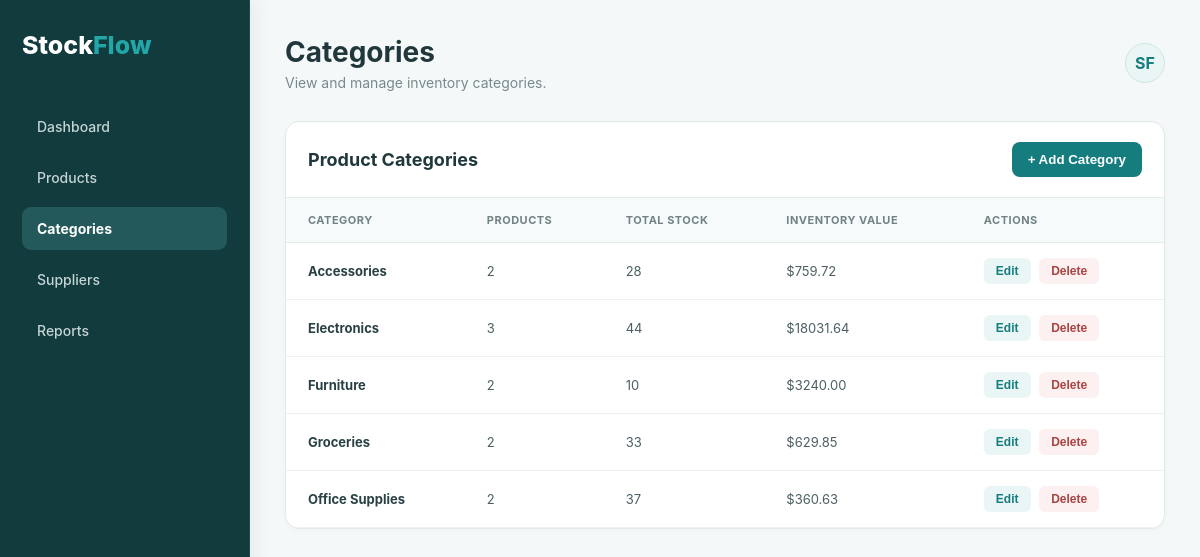
The page /categories on the database its author committed.
### tables this page shows
CREATE TABLE categories (
            id INTEGER PRIMARY KEY AUTOINCREMENT,
            name TEXT NOT NULL UNIQUE,
            created_at TIMESTAMP DEFAULT CURRENT_TIMESTAMP
        );

### app.py (the view)
@app.route("/categories")
def categories():
    connection = get_db_connection()
    category_list = connection.execute("""
        SELECT
            c.id,
            c.name AS category,
            COUNT(p.id) AS product_count,
            COALESCE(SUM(p.quantity), 0) AS total_stock,
            COALESCE(SUM(p.quantity * p.price), 0) AS total_value
        FROM categories c
        LEFT JOIN products p
            ON p.category = c.name
        GROUP BY c.id, c.name
        ORDER BY c.name
    """).fetchall()
    connection.close()
    return render_template(
        "categories.html",
        categories=category_list
    )

### app.py (called while the page is built)
def get_db_connection():
    connection = sqlite3.connect(DATABASE)
    connection.row_factory = sqlite3.Row
    return connection

### templates/categories.html (shortened to what this page needs)
<!DOCTYPE html>
<html lang="en">
<head>
    <link
        rel="stylesheet"
        href="{{ url_for('static', filename='style.css') }}"
    >
</head>
<body>
<div class="app">
    {% set active_page = 'categories' %}
    {% include 'sidebar.html' %}
    <main class="main">
        <div class="topbar">
            <div>
                <h1>Categories</h1>
                <p>View and manage inventory categories.</p>
            </div>
            <div class="profile">
                SF
            </div>
        </div>
        <section class="content-card">
            <div class="card-header">
                <h2>Product Categories</h2>
                <button
                    class="add-btn"
                    id="addCategoryButton"
                >
                    + Add Category
                </button>
            </div>
            <table>
                <thead>
                    <tr>
                        <th>Category</th>
                        <th>Products</th>
                        <th>Total Stock</th>
                        <th>Inventory Value</th>
                        <th>Actions</th>
                    </tr>
                </thead>
                <tbody>
                    {% if categories %}
                        {% for category in categories %}
                        <tr>
                            <td>
                                <strong>
                                    {{ category.category }}
                                </strong>
                            </td>
                            <td>
                                {{ category.product_count }}
                            </td>
                            <td>
                                {{ category.total_stock }}
                            </td>
                            <td>
                                ${{ "%.2f"|format(category.total_value) }}
                            </td>
                            <td>
                                <button
                                    class="table-action category-edit-btn"
                                    data-id="{{ category.id }}"
                                    data-name="{{ category.category }}"
                                >
                                    Edit
                                </button>
                                <button
                                    class="delete-btn category-delete-btn"
                                    data-id="{{ category.id }}"
                                    data-name="{{ category.category }}"
                                >
                                    Delete
                                </button>
                            </td>
                        </tr>
                        {% endfor %}
                    {% else %}
                        <tr>
                            <td colspan="5" class="empty">
                                No categories available.
                            </td>
                        </tr>
                    {% endif %}
                </tbody>
            </table>
        </section>
    </main>
</div>
</body>
</html>

### static/style.css (style rules this page uses)
* { margin: 0; padding: 0; box-sizing: border-box; }
:root { --background: #f4f7fb; --sidebar: #111827; --card: #ffffff; --primary: #2563eb; --primary-light: #eff6ff; --text: #111827; --muted: #6b7280; --border: #e5e7eb; --success: #16a34a; --warning: #f59e0b; --danger: #dc2626; }
body { font-family: -apple-system, BlinkMacSystemFont, "Segoe UI", sans-serif; background: var(--background); color: var(--text); }
.app { display: flex; min-height: 100vh; }
.main { margin-left: 250px; width: calc(100% - 250px); padding: 35px; }
.topbar { display: flex; justify-content: space-between; align-items: center; margin-bottom: 30px; }
.topbar h1 { font-size: 28px; }
.topbar p { color: var(--muted); margin-top: 5px; font-size: 14px; }
.profile { width: 40px; height: 40px; border-radius: 50%; background: var(--primary); color: white; display: flex; align-items: center; justify-content: center; font-weight: 700; }
.content-card { background: white; border: 1px solid var(--border); border-radius: 14px; overflow: hidden; }
.card-header { padding: 20px 22px; display: flex; justify-content: space-between; align-items: center; border-bottom: 1px solid var(--border); }
.card-header h2 { font-size: 18px; }
.add-btn { background: var(--primary); color: white; border: none; border-radius: 8px; padding: 10px 16px; font-weight: 600; cursor: pointer; }
table { width: 100%; border-collapse: collapse; }
th, td { padding: 15px 22px; text-align: left; border-bottom: 1px solid var(--border); font-size: 13px; }
th { color: var(--muted); font-size: 11px; text-transform: uppercase; letter-spacing: .5px; background: #f9fafb; }
.table-action, .delete-btn { border: none; padding: 6px 12px; border-radius: 6px; cursor: pointer; font-size: 12px; font-weight: 600; }
.table-action { background: #dbeafe; color: #2563eb; }
.delete-btn { background: #fee2e2; color: #dc2626; margin-left: 5px; }
html { scroll-behavior: smooth; }
:root { --background: #f5f8f8; --sidebar: #ffffff; --card: #ffffff; --primary: #167d7f; --primary-dark: #116466; --primary-light: #eaf6f5; --text: #203033; --muted: #708084; --border: #dfe8e8; --success: #43866f; --warning: #b7791f; --danger: #b94a48; }
body { background: var(--background); color: var(--text); }
.topbar h1 { color: #20383c; }
.topbar p { color: #78898c; }
.profile { background: var(--primary-light); color: var(--primary); border: 1px solid #cde7e5; }
.content-card { background: #ffffff; border: 1px solid #e0e8e8; box-shadow: 0 2px 8px rgba(32, 48, 51, 0.025); }
.card-header { border-bottom: 1px solid #e5ecec; }
.card-header h2 { color: #20383c; }
th { color: #718285; background: #f7fafa; border-bottom: 1px solid #e3ebeb; }
td { color: #4c6063; border-bottom: 1px solid #edf1f1; }
tbody tr { transition: background 0.15s ease; }
td strong { color: #294044; }
.add-btn, .save-btn { background: var(--primary); color: #ffffff; }
.table-action { background: var(--primary-light); color: var(--primary); }
.delete-btn { background: #fdf0f0; color: #a94442; }

### rows shown on the page
categories: category "Accessories", product_count "2", total_stock "28", total_value "759.72"
categories: category "Electronics", product_count "3", total_stock "44", total_value "18031.64"
categories: category "Furniture", product_count "2", total_stock "10", total_value "3240.00"
categories: category "Groceries", product_count "2", total_stock "33", total_value "629.85"
categories: category "Office Supplies", product_count "2", total_stock "37", total_value "360.63"
